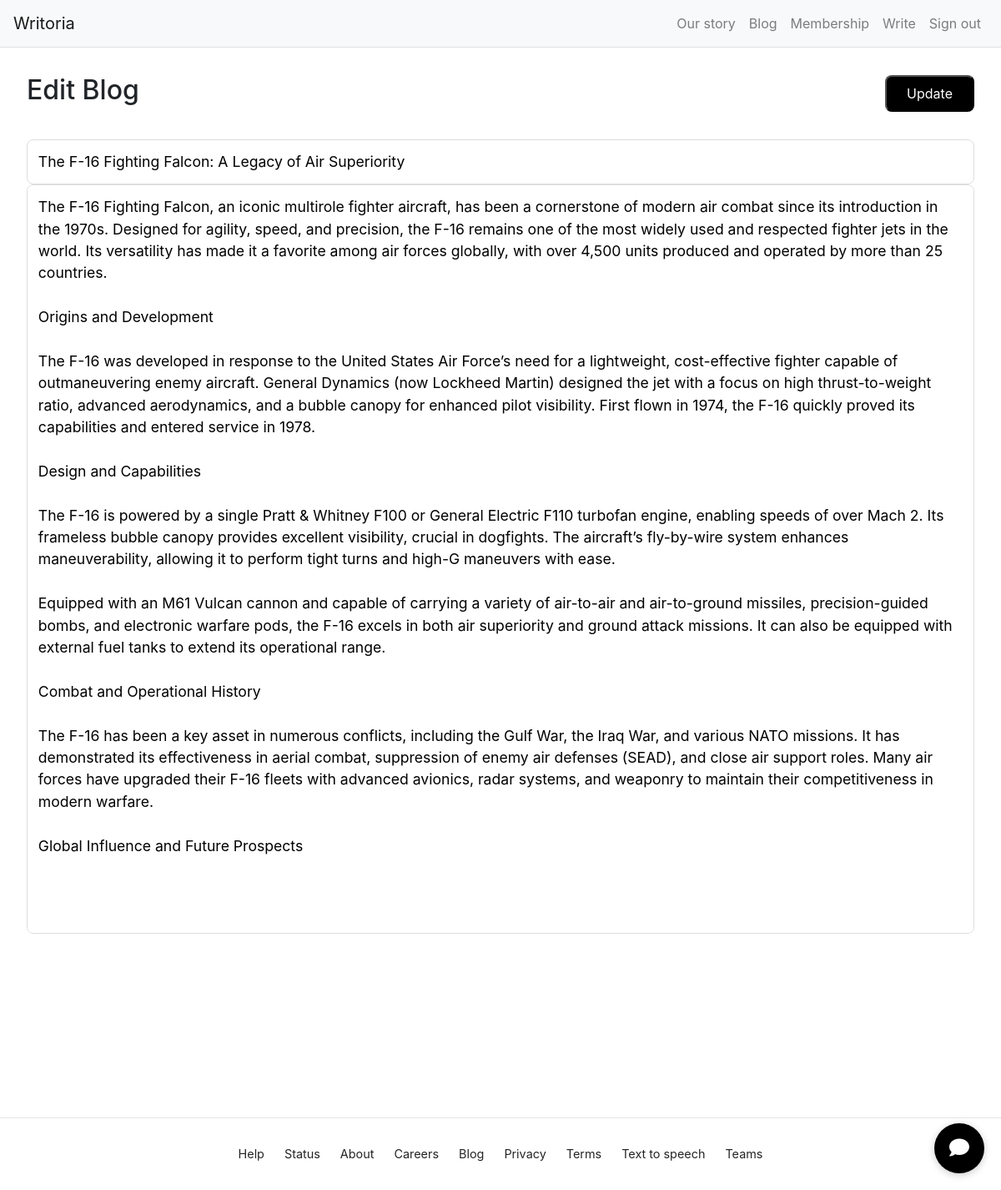
Page /edit/1 (signed in) on the committed database.
### app.py (models this page shows)
class Post(db.Model):
    id = db.Column(db.Integer, primary_key=True)
    title = db.Column(db.String(200), nullable=False)
    content = db.Column(db.Text, nullable=False)
    user_id = db.Column(db.Integer, db.ForeignKey('user.id'), nullable=False)

### app.py (the view)
@app.route('/edit/<int:post_id>', methods=['GET', 'POST'])
@login_required
def edit_blog(post_id):
    post = Post.query.get_or_404(post_id)
    if post.author != current_user:
        flash("You are not authorized to edit this post.")
        return redirect(url_for('blog_detail', post_id=post.id))
    if request.method == 'POST':
        post.title = request.form['title']
        post.content = request.form['content']
        db.session.commit()
        return redirect(url_for('blog_detail', post_id=post.id))
    return render_template('edit_blog.html', post=post)

### app.py (called while the page is built)
@login_manager.user_loader
def load_user(user_id):
    return User.query.get(int(user_id))

### templates/edit_blog.html (shortened to what this page needs)
{% extends "base.html" %}
{% block content %}
<div class="editor-container">
    <form method="POST" class="editor-form">
        <div class="editor-header">
            <h2>Edit Blog</h2>
            <button type="submit" class="publish-button">Update</button>
        </div>
        <div class="editor-content">
            <input type="text" name="title" class="title-input" value="{{ post.title }}" required>
            <textarea name="content" class="content-area" required>{{ post.content }}</textarea>
        </div>
    </form>
</div>
{% endblock %}

### static/css/style.css (style rules this page uses)
:root { --primary-color: #000; --secondary-color: #1a8917; --background-color: #fff; --text-color: #242424; }
* { margin: 0; padding: 0; box-sizing: border-box; }
body { font-family: -apple-system, BlinkMacSystemFont, "Segoe UI", Roboto, Oxygen, Ubuntu, Cantarell, "Open Sans", "Helvetica Neue", sans-serif; line-height: 1.6; color: var(--text-color); min-height: 100vh; display: flex; flex-direction: column; }

### templates/edit_blog.html (style rules this page uses)
.content-area { width: 100%; height: 70vh; border: 1px solid #ddd; padding: 0.8rem; font-size: 1.1rem; border-radius: 8px; resize: none; }
.editor-container { width: 100vw; height: 100vh; margin: 0 auto; padding: 2rem; }
.editor-header { display: flex; justify-content: space-between; align-items: center; margin-bottom: 2rem; }
.publish-button { background-color: black; color: white; padding: 0.5rem 1.5rem; border-radius: 8px; cursor: pointer; }
.title-input, .content-area { width: 100%; border: 1px solid #ddd; padding: 0.8rem; font-size: 1.1rem; border-radius: 8px; }

### rows in the picture
Post: title "The F-16 Fighting Falcon: A Legacy of Air Superiority", content "The F-16 Fighting Falcon, an iconic multirole fighter aircraft, has been a cornerstone of modern air combat since its introduction in the 1970s. Designed for agility, speed, and precision, the F-16 remains one of the most widely used and respected fighter jets in the world. Its versatility has made it a favorite among air forces globally, with over 4,500 units produced and operated by more than 25 countries. Origins and Development The F-16 was developed in response to the United States Air Force’s need for a lightweight, cost-effective fighter capable of outmaneuvering enemy aircraft. General Dynamics (now Lockheed Martin) designed the jet with a focus on high thrust-to-weight ratio,…"
